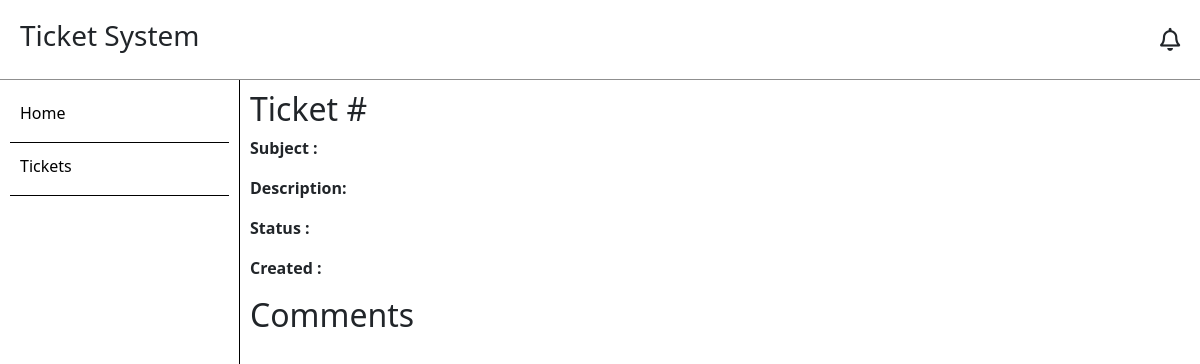
Page /ticket/1 (signed in) on the earlier database version.
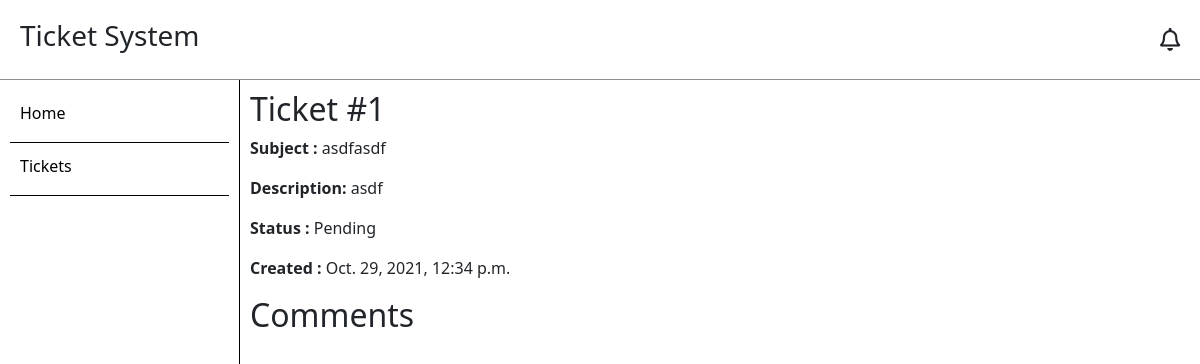
Same page on the later database version.
### System/models.py (models this page shows, shortened)
class Ticket(models.Model):
    user = models.ForeignKey(User, on_delete = models.PROTECT)
    subject = models.CharField(max_length = 250)
    description = models.TextField()
    status = models.CharField(choices = status_choices, max_length = 9, default = 'Pending')
    progress = models.IntegerField(verbose_name = 'Progress Percentage', blank = True, null = True)
    remark = models.TextField(verbose_name = 'Closing Remarks', blank = True, null = True)
    created_on = models.DateTimeField(auto_now_add = True)
    class Meta:
        verbose_name = 'Ticket'
        verbose_name_plural = 'Tickets'
        ordering = ['created_on']
    def __init__(self, *args, **kwargs):
        super(Ticket, self).__init__(*args, **kwargs)
        self.original_status = self.status.lower()

### System/views.py (the view)
# urls.py: path('ticket/<int:id>', TicketView.as_view(), name = 'ticket'),
class TicketView(View):
    def get(self, request, id):
        try:
            ticket = Ticket.objects.get(id = id, user = request.user)
        except ObjectDoesNotExist:
            context = {}
        else:
            context = {'ticket' : ticket}
        return render(request, 'ticket.html', context)
    @method_decorator(login_required)
    def dispatch(self, *args, **kwargs):
        return super().dispatch(*args, **kwargs)

### templates/ticket.html (shortened to what this page needs)
{% extends 'base.html' %}
{% load static %}
{% block content %}
    <div class = 'ticket-div'>
        <h2>Ticket #{{ticket.id}}</h2>
        <div class = 'ticket-info col'>
            <div class = 'my-row'>
                <p><b>Subject : </b></p>
                <p>&nbsp;{{ticket.subject}}</p>
            </div>
            <div class = 'my-row'>
                <p><b>Description:</b></p>
                <p>&nbsp;{{ticket.description|linebreaksbr}}</p>
            </div>
            <div class = 'my-row'>
                <p><b>Status : </b></p>
                <p>&nbsp;{{ticket.status}}</p>
            </div>
            <div class = 'my-row'>
                <p><b>Created : </b></p>
                <p>&nbsp;{{ticket.created_on}}</p>
            </div>
            <h2>Comments</h2>
        </div>
    </div>
{% endblock %}

Differences in the rows shown:
added Ticket: id "1", subject "asdfasdf", description "asdf", status "Pending", created_on "Oct. 29, 2021, 12:34 p.m."
